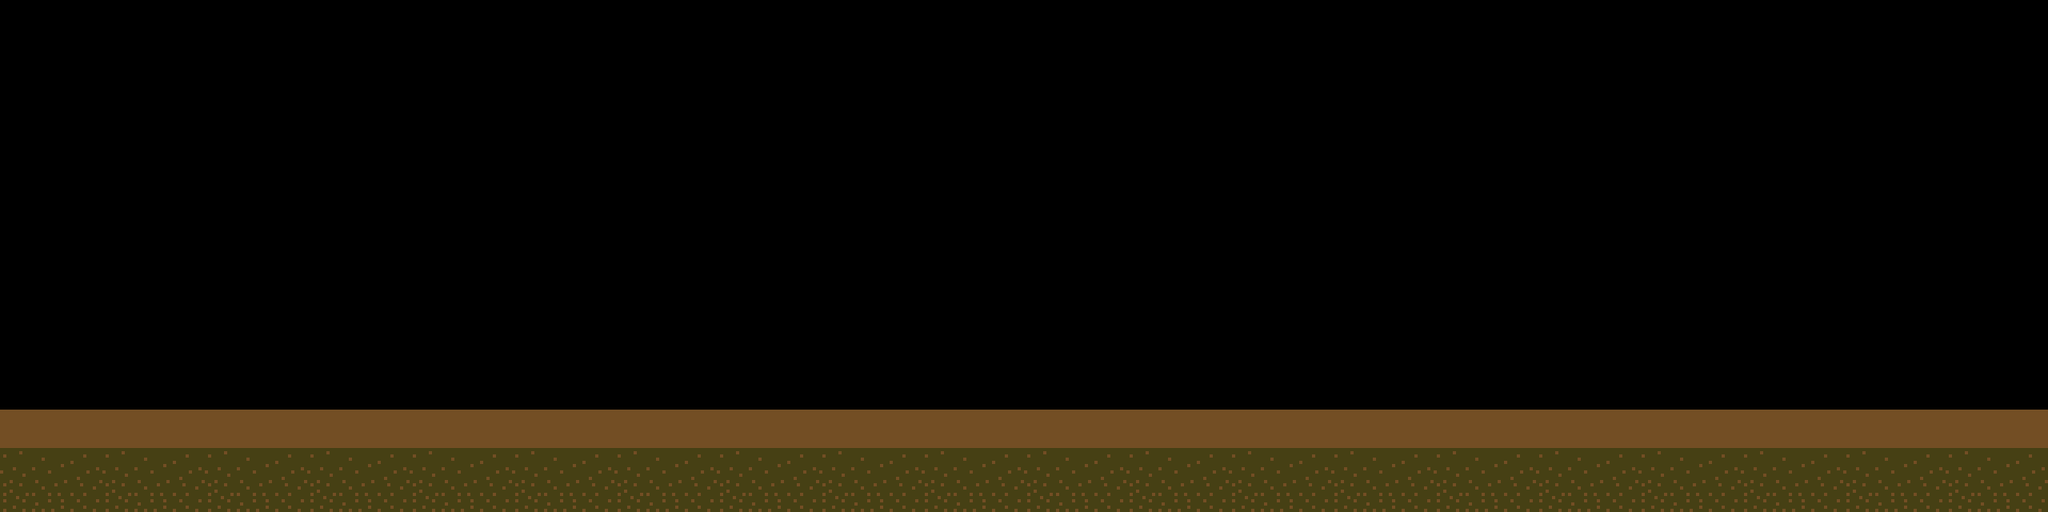

Tiled map render using the project's own tile images. Description and the map definition, with tile-layer contents summarised, below:
An orthogonal 20x5 tile map with 128x128 px tiles, 1 tile layer (ground), 6 tilesets and 60 objects (virgil, elevator, player, elevator_doors, frog, ...).

<map version="1.4" tiledversion="2021.01.13" orientation="orthogonal" renderorder="right-down" width="20" height="5" tilewidth="128" tileheight="128" infinite="0" nextlayerid="14" nextobjectid="267">
 <editorsettings>
  <export target="level6_wrath.json" format="json" />
 </editorsettings>
 <tileset firstgid="1" name="tiles" tilewidth="128" tileheight="128" tilecount="21" columns="1">
  <image source="../assets/tileset.png" width="128" height="2688" />
  <tile id="0">
   <properties>
    <property name="collide" type="bool" value="true" />
   </properties>
  </tile>
 </tileset>
 <tileset firstgid="22" name="background" tilewidth="2560" tileheight="896" tilecount="9" columns="0">
  <grid orientation="orthogonal" width="1" height="1" />
  <tile id="76">
   <image width="135" height="250" source="../assets/level6_wrath/argenti.png" />
  </tile>
  <tile id="77">
   <image width="2560" height="896" source="../assets/level6_wrath/background.png" />
  </tile>
  <tile id="78">
   <image width="82" height="88" source="../assets/level6_wrath/bubble.png" />
  </tile>
  <tile id="79">
   <image width="49" height="71" source="../assets/level6_wrath/bubble2.png" />
  </tile>
  <tile id="80">
   <image width="52" height="50" source="../assets/level6_wrath/bubble3.png" />
  </tile>
  <tile id="81">
   <image width="73" height="68" source="../assets/level6_wrath/frog.png" />
  </tile>
  <tile id="82">
   <image width="51" height="143" source="../assets/level6_wrath/kamysh.png" />
  </tile>
  <tile id="83">
   <image width="69" height="147" source="../assets/level6_wrath/kamysh2.png" />
  </tile>
  <tile id="84">
   <image width="2560" height="128" source="../assets/level6_wrath/wrath_strip.png" />
  </tile>
 </tileset>
 <tileset firstgid="107" name="virgil" tilewidth="120" tileheight="192" tilecount="4" columns="1">
  <grid orientation="orthogonal" width="152" height="248" />
  <image source="../assets/virgil.png" width="120" height="768" />
 </tileset>
 <tileset firstgid="111" name="dante" tilewidth="120" tileheight="192" tilecount="6" columns="2">
  <grid orientation="orthogonal" width="152" height="248" />
  <image source="../assets/dante.png" width="240" height="576" />
 </tileset>
 <tileset firstgid="117" name="elevator" tilewidth="375" tileheight="350" tilecount="14" columns="1">
  <grid orientation="orthogonal" width="350" height="392" />
  <image source="../assets/elevator.png" width="375" height="4900" />
 </tileset>
 <tileset firstgid="131" name="elevator_doors" tilewidth="375" tileheight="350" tilecount="10" columns="1">
  <grid orientation="orthogonal" width="196" height="322" />
  <image source="../assets/elevator_doors.png" width="375" height="3500" />
 </tileset>
 <objectgroup id="11" name="background">
  <object id="208" gid="99" x="0" y="454" width="2560" height="464" />
  <object id="209" gid="106" x="1.33333" y="512" width="2560" height="128" />
 </objectgroup>
 <objectgroup id="12" name="background_objects_2">
  <object id="241" gid="102" x="118" y="401" width="62.6667" height="60.2564" />
  <object id="243" gid="102" x="360.667" y="399.667" width="52" height="50" />
  <object id="244" gid="102" x="654" y="414.333" width="52" height="50" />
  <object id="245" gid="102" x="499.333" y="389" width="67.2533" height="64.6667" />
  <object id="246" gid="102" x="923.333" y="406.333" width="38.1333" height="36.6667" />
  <object id="247" gid="102" x="1079.44" y="407.667" width="83.8933" height="80.6667" />
  <object id="248" gid="102" x="1488.67" y="369" width="52" height="50" />
  <object id="249" gid="102" x="1178" y="315.667" width="52" height="50" />
  <object id="250" gid="102" x="1914" y="318.333" width="40" height="35.3333" />
  <object id="251" gid="102" x="2011.33" y="409" width="52" height="50" />
  <object id="252" gid="102" x="762.8" y="399.667" width="65.8667" height="63.3333" />
  <object id="253" gid="102" x="-18" y="395.667" width="70.0267" height="67.3333" />
  <object id="254" gid="102" x="554.373" y="335.769" width="29.92" height="28.7692" />
  <object id="255" gid="102" x="1131.23" y="209.667" width="20.1067" height="19.3333" />
  <object id="256" gid="102" x="722.373" y="286.949" width="29.92" height="28.7692" />
  <object id="257" gid="102" x="205.04" y="285.615" width="29.92" height="28.7692" />
  <object id="258" gid="102" x="1541.04" y="286.949" width="29.92" height="28.7692" />
  <object id="259" gid="102" x="1677.04" y="365.615" width="29.92" height="28.7692" />
  <object id="260" gid="102" x="1778.37" y="366.949" width="29.92" height="28.7692" />
  <object id="264" gid="100" x="1792" y="384" width="82" height="88" />
  <object id="265" gid="100" x="837.667" y="385.333" width="82" height="88" />
  <object id="266" gid="100" x="1408" y="384" width="82" height="88" />
 </objectgroup>
 <objectgroup id="13" name="background_objects_1">
  <object id="210" gid="105" x="893" y="521" width="69" height="147" />
  <object id="211" gid="104" x="962" y="538" width="51" height="143" />
  <object id="212" gid="1073741929" x="1096" y="365" width="69" height="147" rotation="180" />
  <object id="213" gid="105" x="1107.5" y="528.5" width="69" height="147" />
  <object id="214" gid="1073741929" x="1477.75" y="370" width="69" height="147" rotation="180" />
  <object id="215" gid="1073741928" x="1395.08" y="391.667" width="51" height="143" rotation="180" />
  <object id="216" gid="105" x="1248.75" y="510.333" width="69" height="147" />
  <object id="217" gid="1073741929" x="1236.58" y="366.5" width="69" height="147" rotation="180" />
  <object id="218" gid="1073741929" x="1943.21" y="373.667" width="69" height="147" rotation="180" />
  <object id="219" gid="1073741928" x="1994.21" y="390.667" width="51" height="143" rotation="180" />
  <object id="220" gid="105" x="1795.21" y="538.333" width="69" height="147" />
  <object id="222" gid="105" x="1510.46" y="523" width="69" height="147" />
  <object id="223" gid="104" x="1594.13" y="542.667" width="51" height="143" />
  <object id="224" gid="1073741929" x="1742.46" y="365.333" width="69" height="147" rotation="180" />
  <object id="225" gid="105" x="1751.63" y="523.5" width="69" height="147" />
  <object id="226" gid="105" x="-214.772" y="515.667" width="69" height="147" />
  <object id="227" gid="104" x="-145.772" y="532.667" width="51" height="143" />
  <object id="228" gid="1073741929" x="-11.7717" y="359.666" width="69" height="147" rotation="180" />
  <object id="229" gid="105" x="-0.271667" y="523.167" width="69" height="147" />
  <object id="230" gid="1073741929" x="369.978" y="364.666" width="69" height="147" rotation="180" />
  <object id="231" gid="1073741928" x="287.308" y="386.333" width="51" height="143" rotation="180" />
  <object id="232" gid="105" x="140.978" y="505" width="69" height="147" />
  <object id="233" gid="1073741929" x="128.808" y="361.166" width="69" height="147" rotation="180" />
  <object id="234" gid="1073741929" x="835.438" y="368.333" width="69" height="147" rotation="180" />
  <object id="235" gid="1073741928" x="886.438" y="385.333" width="51" height="143" rotation="180" />
  <object id="236" gid="105" x="687.438" y="532.999" width="69" height="147" />
  <object id="237" gid="105" x="402.688" y="517.667" width="69" height="147" />
  <object id="238" gid="104" x="486.358" y="537.333" width="51" height="143" />
  <object id="239" gid="1073741929" x="634.688" y="360" width="69" height="147" rotation="180" />
  <object id="240" gid="105" x="643.858" y="518.167" width="69" height="147" />
 </objectgroup>
 <layer id="8" name="ground" width="20" height="5">
  <data>[100 cells, 20 non-empty, 1 distinct tile ids]</data>
 </layer>
 <objectgroup id="4" name="game">
  <object id="73" name="virgil" gid="107" x="368" y="511" width="120" height="192" />
  <object id="80" name="elevator" gid="117" x="2166.51" y="512.407" width="375" height="350" />
  </objectgroup>
</map>
<!-- 4 of 60 objects omitted -->
